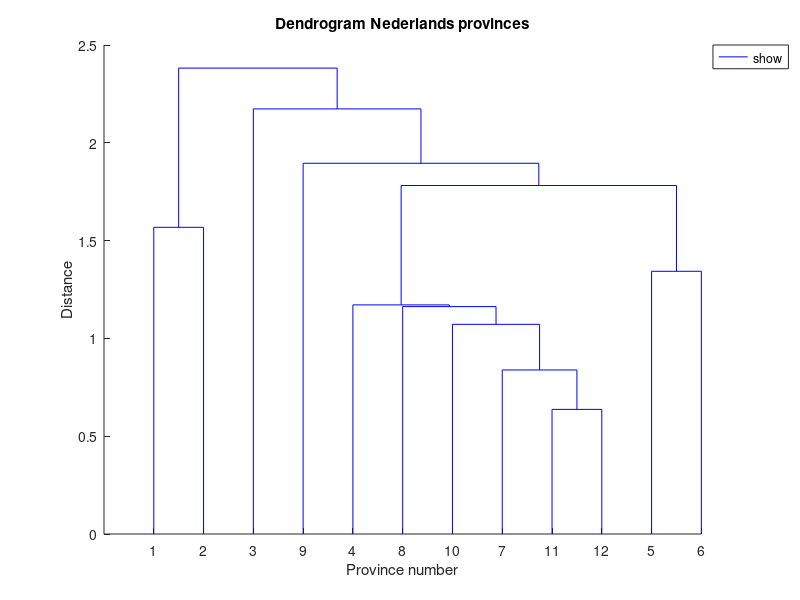

MATLAB code to generate this figure:
function hcapplication()
load provinces.mat

%Apply z transformation
z=zscore(provinces)

%Dissimilarity matrix
D=pdist(z);
%We then transform the resulting vector to a squareform
squareform(D)

%Generate the dendrogram
link = linkage(D,'single');
dendrogram(link);
title('Dendrogram Nederlands provinces');
xlabel('Province number')
ylabel('Distance')
legend('show','location','northeastoutside');
end